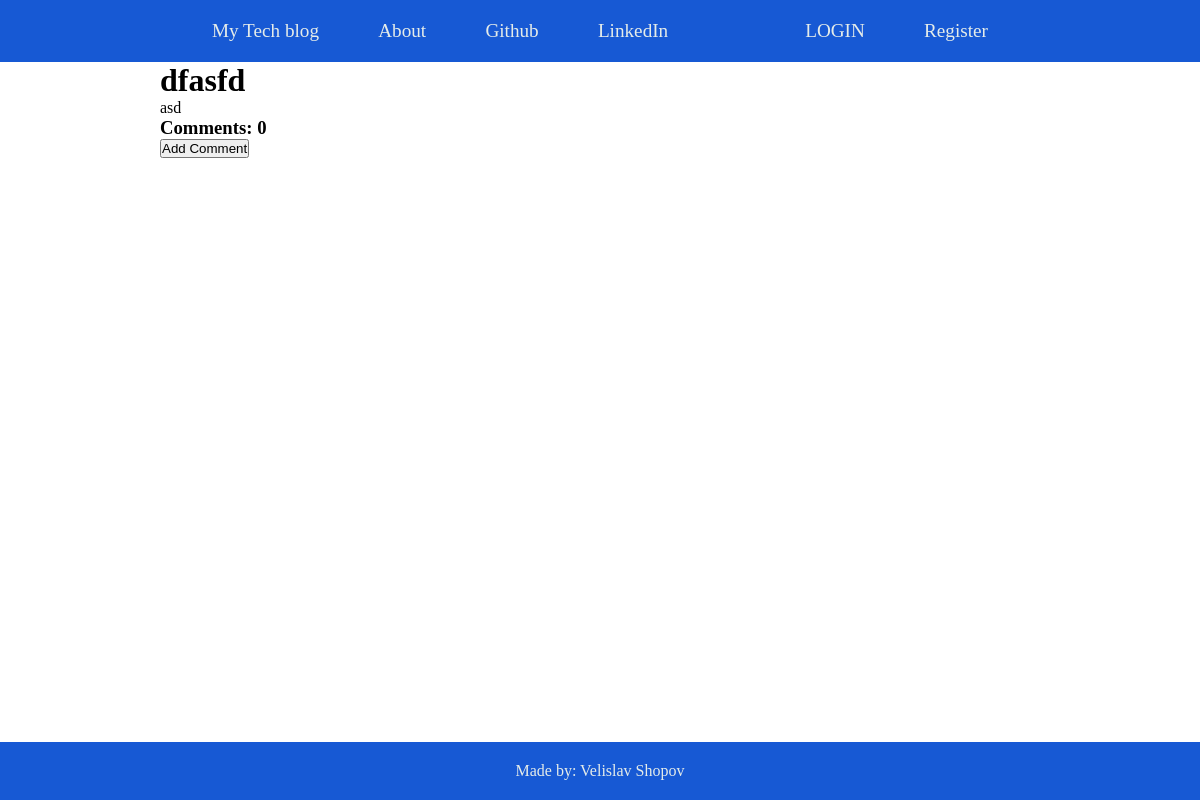
The app's page /post/3, older data.
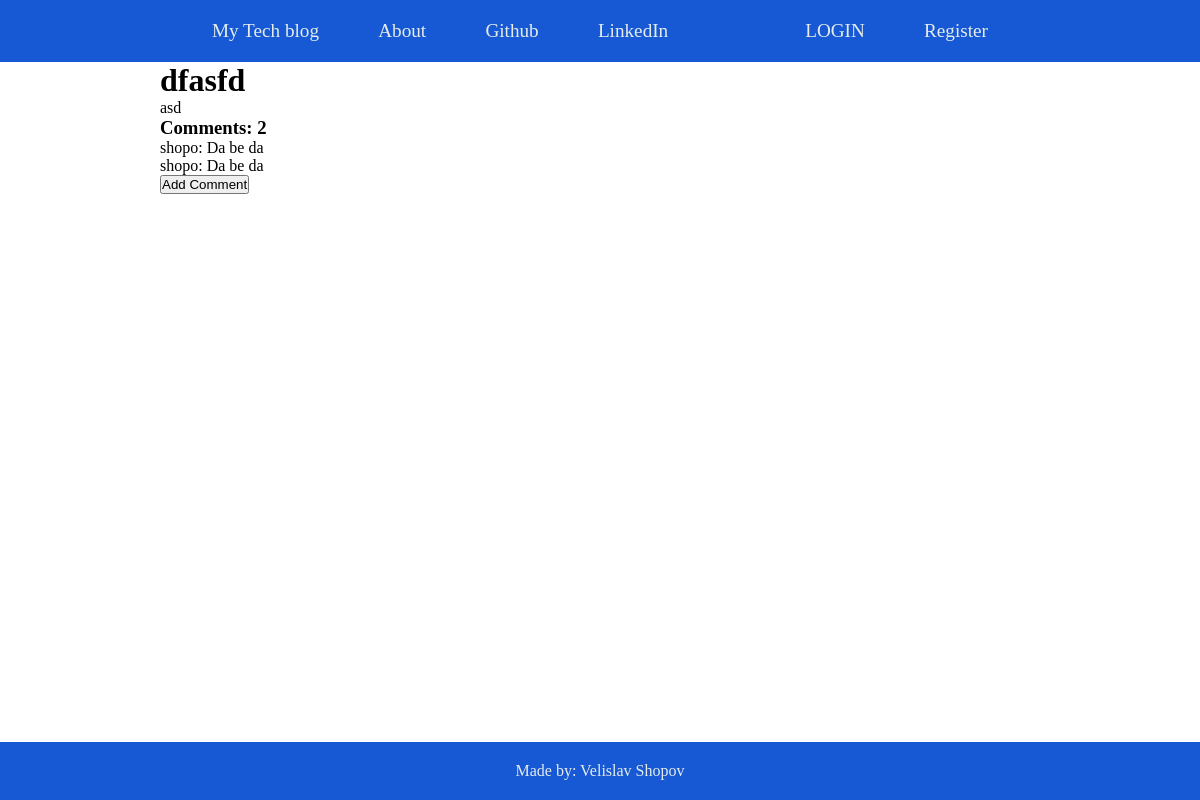
The same page, newer data.
### main_app/models.py (models this page shows)
class Post(models.Model):
    author = models.ForeignKey(User, on_delete=models.CASCADE)
    title = models.CharField(max_length=100)
    content = models.TextField()
    date_posted = models.DateTimeField(auto_now_add=True)
    is_published = models.BooleanField(default=False)

class Comment(models.Model):
    author = models.ForeignKey(User, on_delete=models.CASCADE)
    content = models.TextField()
    post = models.ForeignKey(Post, on_delete=models.CASCADE,related_name='comments')

### main_app/views.py (the view)
# urls.py: path('<int:pk>',views.PostDetailView.as_view(), name='post_detail'),
class PostDetailView(DetailView):
    model = Post
    context_object_name = 'post'
    def get_context_data(self, **kwargs):
        context = super().get_context_data(**kwargs)
        context['user'] = self.request.user
        context['comments'] = Comment.objects.filter(post=self.get_object())
        return context

### templates/main_app/post_detail.html (shortened to what this page needs)
{% extends 'main_app/base.html' %}
{% block main %}
    <h1>{{ post.title }}</h1>
    <p>{{ post.content }}</p>
    {% if post.is_published %}
        <h3>Comments: {{ comments.count }}</h3>
        {% if comments %}
            {% for comment in comments %}
                <p>{{ comment.author }}: {{ comment.content }}</p>
            {% endfor %}
        {% endif %}
        <a href="{% url 'main_app:add_comment' post_pk=post.pk%}">
            <button>Add Comment</button>
        </a>
    {% endif %}
{% endblock %}

### templates/main_app/base.html (shortened to what this page needs)
<!DOCTYPE html>
{% load static %}
<html lang="en">
<head>
    <link rel="stylesheet" href="{% static 'css/base_styles.css' %}">
</head>
<body>
    <nav>
        <div class="container">
            <div><a href="{% url 'index' %}">My Tech blog</a></div>
            <div><a>About</a></div>
            <div><a>Github</a></div>
            <div><a>LinkedIn</a></div>
        </div>
        <div class="container">
            {% if user.is_authenticated %}
                <div><a href="{% url 'main_app:create_post' %}">New Post</a></div>
                <div><a href="{% url 'main_app:drafts' pk=user.pk%}">Drafts</a></div>
                <div><a href="{% url 'logout' %}">Log out</a></div>
                <div><a></a></div>
            {% else %}
                <div><a href="{% url 'login' %}">LOGIN</a></div>
                <div><a href="{% url 'register' %}">Register</a></div>
            {% endif %}
        </div>
    </nav>
    <main>
        {% block main %}
        {% endblock %}
    </main>
    <footer>
        <div>
            Made by: Velislav Shopov
        </div>
    </footer>
</body>
</html>

### static/css/base_styles.css (style rules this page uses)
* { margin:0; padding:0; }
nav { display: flex; justify-content: space-between; background: #1759D4; font-size: larger; padding-inline: 10em; }
nav .container { display: flex; gap: 1em; }
nav .container div { padding: 20px }
nav a { text-decoration: none; color: #E5ECE9; height: 100%; }
main { margin:0 10em; }
footer { position: absolute; bottom: 0; left: 0; width: 100%; padding:20px 0; background-color: #1759D4; color:#E5ECE9; text-align: center; }

Row changes from the older to the newer data that the page shows:
added Comment: author "shopo", content "Da be da"
added Comment: author "shopo", content "Da be da"
Text that changed along with them:
{{ comments.count }}: "0" → "2"
